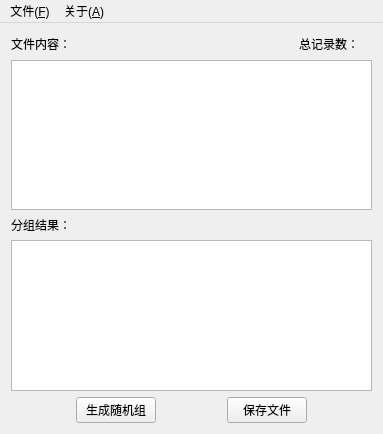
<?xml version="1.0" encoding="UTF-8"?>
<ui version="4.0">
 <class>MainWindow</class>
 <widget class="QMainWindow" name="MainWindow">
  <property name="geometry">
   <rect>
    <x>0</x>
    <y>0</y>
    <width>383</width>
    <height>434</height>
   </rect>
  </property>
  <property name="maximumSize">
   <size>
    <width>383</width>
    <height>434</height>
   </size>
  </property>
  <property name="windowTitle">
   <string>RandomProA</string>
  </property>
  <widget class="QWidget" name="centralWidget">
   <layout class="QGridLayout" name="gridLayout_4">
    <item row="0" column="0">
     <layout class="QGridLayout" name="gridLayout_3">
      <item row="0" column="0">
       <widget class="QLabel" name="label">
        <property name="text">
         <string>文件内容：</string>
        </property>
       </widget>
      </item>
      <item row="0" column="1">
       <spacer name="horizontalSpacer_4">
        <property name="orientation">
         <enum>Qt::Horizontal</enum>
        </property>
        <property name="sizeHint" stdset="0">
         <size>
          <width>176</width>
          <height>20</height>
         </size>
        </property>
       </spacer>
      </item>
      <item row="0" column="2">
       <widget class="QLabel" name="label_3">
        <property name="text">
         <string>总记录数：</string>
        </property>
       </widget>
      </item>
      <item row="0" column="3">
       <widget class="QLabel" name="totalLab">
        <property name="text">
         <string/>
        </property>
       </widget>
      </item>
     </layout>
    </item>
    <item row="1" column="0">
     <widget class="QTextBrowser" name="textBrowser"/>
    </item>
    <item row="2" column="0">
     <layout class="QGridLayout" name="gridLayout_2">
      <item row="0" column="0">
       <widget class="QLabel" name="label_2">
        <property name="text">
         <string>分组结果：</string>
        </property>
       </widget>
      </item>
      <item row="0" column="1">
       <spacer name="horizontalSpacer_5">
        <property name="orientation">
         <enum>Qt::Horizontal</enum>
        </property>
        <property name="sizeHint" stdset="0">
         <size>
          <width>198</width>
          <height>17</height>
         </size>
        </property>
       </spacer>
      </item>
      <item row="0" column="2">
       <widget class="QLabel" name="classCount">
        <property name="text">
         <string/>
        </property>
       </widget>
      </item>
     </layout>
    </item>
    <item row="3" column="0">
     <widget class="QTextEdit" name="textEdit"/>
    </item>
    <item row="4" column="0">
     <layout class="QGridLayout" name="gridLayout">
      <item row="0" column="0">
       <spacer name="horizontalSpacer_2">
        <property name="orientation">
         <enum>Qt::Horizontal</enum>
        </property>
        <property name="sizeHint" stdset="0">
         <size>
          <width>40</width>
          <height>20</height>
         </size>
        </property>
       </spacer>
      </item>
      <item row="0" column="1">
       <widget class="QPushButton" name="pushButton">
        <property name="text">
         <string>生成随机组</string>
        </property>
       </widget>
      </item>
      <item row="0" column="2">
       <spacer name="horizontalSpacer">
        <property name="orientation">
         <enum>Qt::Horizontal</enum>
        </property>
        <property name="sizeHint" stdset="0">
         <size>
          <width>40</width>
          <height>20</height>
         </size>
        </property>
       </spacer>
      </item>
      <item row="0" column="3">
       <widget class="QPushButton" name="pushButton_2">
        <property name="text">
         <string>保存文件</string>
        </property>
       </widget>
      </item>
      <item row="0" column="4">
       <spacer name="horizontalSpacer_3">
        <property name="orientation">
         <enum>Qt::Horizontal</enum>
        </property>
        <property name="sizeHint" stdset="0">
         <size>
          <width>40</width>
          <height>20</height>
         </size>
        </property>
       </spacer>
      </item>
     </layout>
    </item>
   </layout>
  </widget>
  <widget class="QMenuBar" name="menuBar">
   <property name="geometry">
    <rect>
     <x>0</x>
     <y>0</y>
     <width>383</width>
     <height>23</height>
    </rect>
   </property>
   <widget class="QMenu" name="menu">
    <property name="title">
     <string>文件(&amp;F)</string>
    </property>
    <addaction name="action_O"/>
    <addaction name="separator"/>
    <addaction name="action_X"/>
   </widget>
   <widget class="QMenu" name="menu_H">
    <property name="title">
     <string>关于(&amp;A)</string>
    </property>
    <addaction name="action_H"/>
    <addaction name="action_V"/>
   </widget>
   <addaction name="menu"/>
   <addaction name="menu_H"/>
  </widget>
  <action name="action_O">
   <property name="text">
    <string>打开(&amp;O)</string>
   </property>
  </action>
  <action name="action_X">
   <property name="text">
    <string>退出(&amp;X)</string>
   </property>
  </action>
  <action name="action_H">
   <property name="text">
    <string>帮助(&amp;H)</string>
   </property>
  </action>
  <action name="action_V">
   <property name="text">
    <string>版本(&amp;V)</string>
   </property>
  </action>
 </widget>
 <layoutdefault spacing="6" margin="11"/>
 <resources/>
 <connections/>
</ui>
